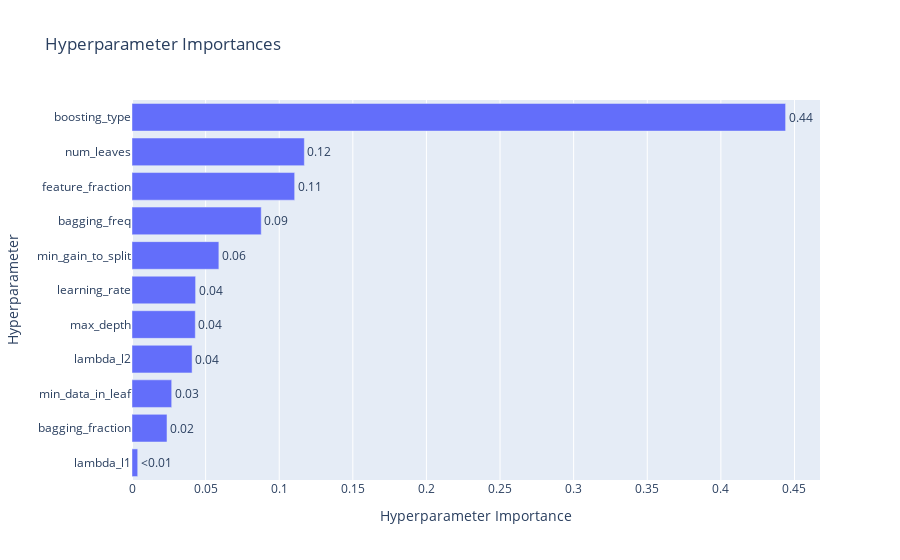

The code cell stored with this chart in its notebook:
### Code cell
plot_param_importances(study)

### Figure 1 — Plotly figure (JSON) as saved in the notebook; plotly's stock layout.template omitted (floating-point values rounded to 4 significant figures)
{"data": [{"cliponaxis": false, "hovertemplate": ["lambda_l1 (FloatDistribution): 0.0038820766100428295<extra></extra>", "bagging_fraction (FloatDistribution): 0.02376522391356389<extra></extra>", "min_data_in_leaf (IntDistribution): 0.026963129488967556<extra></extra>", "lambda_l2 (FloatDistribution): 0.04082339362968757<extra></extra>", "max_depth (IntDistribution): 0.04301060086157482<extra></extra>", "learning_rate (FloatDistribution): 0.043210714834911026<extra></extra>", "min_gain_to_split (FloatDistribution): 0.05901178764981717<extra></extra>", "bagging_freq (IntDistribution): 0.0877888494627426<extra></extra>", "feature_fraction (FloatDistribution): 0.11049749008068084<extra></extra>", "num_leaves (IntDistribution): 0.11707027221175596<extra></extra>", "boosting_type (CategoricalDistribution): 0.4439764612562559<extra></extra>"], "name": "Objective Value", "orientation": "h", "text": ["<0.01", "0.02", "0.03", "0.04", "0.04", "0.04", "0.06", "0.09", "0.11", "0.12", "0.44"], "textposition": "outside", "type": "bar", "x": [0.003882, 0.02377, 0.02696, 0.04082, 0.04301, 0.04321, 0.05901, 0.08779, 0.1105, 0.1171, 0.444], "y": ["lambda_l1", "bagging_fraction", "min_data_in_leaf", "lambda_l2", "max_depth", "learning_rate", "min_gain_to_split", "bagging_freq", "feature_fraction", "num_leaves", "boosting_type"]}], "layout": {"title": {"text": "Hyperparameter Importances"}, "xaxis": {"title": {"text": "Hyperparameter Importance"}}, "yaxis": {"title": {"text": "Hyperparameter"}}}}
